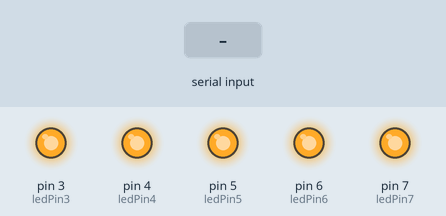
Recording of a sketch running on a simulated Arduino Leonardo, built with avr-gcc and run on an emulated ATmega32U4. Parts: output pins drawn as LEDs (lit = HIGH). The test bench sets the inputs (shaded band). What the sketch prints to the serial monitor is not drawn.

Above: at 1.2 s.
1.3 s: "a" received over Serial
At 1.7 s:
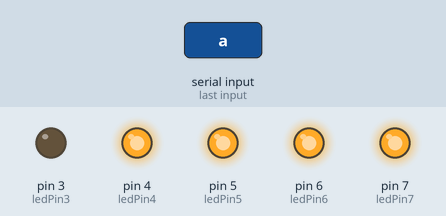
3.8 s: "s" received over Serial
At 4.6 s:
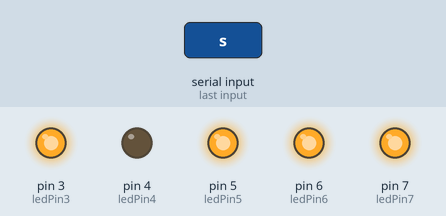
6.3 s: "d" received over Serial
At 6.7 s:
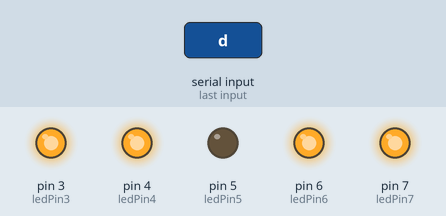
8.8 s: "f" received over Serial
At 9.6 s:
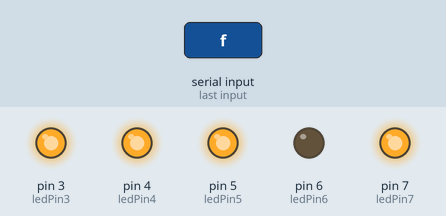
11.3 s: "g" received over Serial
At 11.7 s:
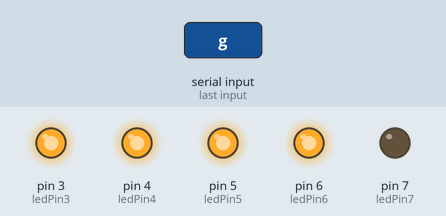
Timing chart, 0 to 14.3 s (numbered marks = the images above; inputs shaded):
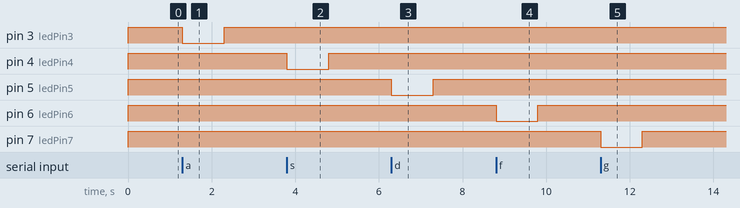

Measured:
- after the input at 1.3 s, pin 3 (ledPin3): HIGH → LOW at once, → HIGH 1.0 s later
- after the input at 3.8 s, pin 4 (ledPin4): HIGH → LOW at once, → HIGH 1.0 s later
- after the input at 6.3 s, pin 5 (ledPin5): HIGH → LOW at once, → HIGH 1.0 s later
- after the input at 8.8 s, pin 6 (ledPin6): HIGH → LOW at once, → HIGH 1.0 s later
- after the input at 11.3 s, pin 7 (ledPin7): HIGH → LOW at once, → HIGH 1.0 s later

The sketch:

Watson-Cognitive_Bartender.ino
```cpp
/// COGNITIVE BARTENDER
/// Can drive this from RStudio Code using PythonR, or use Serial Monitor here and send characters

#include <Keyboard.h>

int controlCommand;           // raw user input

const int ledPin3 =  3;      // the number of the LED pin
const int ledPin4 =  4;      // the number of the LED pin
const int ledPin5 =  5;      // the number of the LED pin
const int ledPin6 =  6;      // the number of the LED pin
const int ledPin7 =  7;      // the number of the LED pin

void setup() {
 Serial.begin(9600);
 Serial.println("      Arduino Serial Pump Control");
 Serial.println("Press < or > to move, spacebar to center");
 Serial.println();

  pinMode(ledPin3, OUTPUT);
  pinMode(ledPin4, OUTPUT);
  pinMode(ledPin5, OUTPUT);
  pinMode(ledPin6, OUTPUT);
  pinMode(ledPin7, OUTPUT);

  digitalWrite(ledPin3, HIGH);
  digitalWrite(ledPin4, HIGH);
  digitalWrite(ledPin5, HIGH);
  digitalWrite(ledPin6, HIGH);
  digitalWrite(ledPin7, HIGH);

}

void loop() {
 // wait for serial input
 if (Serial.available() > 0) {
   controlCommand = Serial.read();     // read the incoming byte:


////// PUMP ACTIONS  (later change characters to 1,2,3,4,5 for more intuitive - rather than letters

   if (controlCommand == 97) // 'a' is GIN 1
   {
    digitalWrite(ledPin3, LOW);   /// Engage Pump 1
    delay(1000);
    digitalWrite(ledPin3, HIGH); // RESTORE
   }


   if (controlCommand == 115) // 's' is BLue Pump 2
   {
     digitalWrite(ledPin4, LOW);   /// Engage Pump 2
    delay(1000);
    digitalWrite(ledPin4, HIGH); // RESTORE
   }


   if (controlCommand == 100) // 'd' is Pink Pump 3
   {
    digitalWrite(ledPin5, LOW);   /// Engage Pump
    delay(1000);
    digitalWrite(ledPin5, HIGH); // RESTORE
   }

   if (controlCommand == 102) // 'f' is Orange Pump 4
   {
    digitalWrite(ledPin6, LOW);   /// Engage Pump
    delay(1000);
    digitalWrite(ledPin6, HIGH); // RESTORE
   }

   if (controlCommand == 103) // 'g' is Purple Pump 5
   {
    digitalWrite(ledPin7, LOW);   /// Engage Pump
    delay(1000);
    digitalWrite(ledPin7, HIGH); // RESTORE
   }


   if (controlCommand == 32) // ' ' is space for reset  //
   {
    // OK - crude way to cycle through the relays for 2,3,4,5,6,
    digitalWrite(ledPin3, HIGH);  // pump1
    digitalWrite(ledPin4, HIGH);  // pump2
    digitalWrite(ledPin5, HIGH);   // pump3
    digitalWrite(ledPin6, HIGH);   // pump4
    digitalWrite(ledPin7, HIGH);   // pump5

   }

}

}
```
